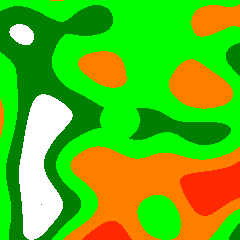

Source code (Python):
import perlin_noise
import pygame as pg

noise = perlin_noise.PerlinNoise(octaves=0.4, seed=4002)
map_dt = [[noise([x / 30.0, y / 30.0]) for x in range(240)] for y in range(240)]
m_min = min(min(d) for d in map_dt)
m_max = max(max(d) for d in map_dt)
surf = pg.Surface((240, 240))

lvs = [(255, 41, 0), (255, 127, 0), (0, 255, 0), (0, 127, 0), (255, 255, 255), (127, 127, 127)]

print(m_min, m_max)

for x in range(240):
    for y in range(240):
        dt = map_dt[x][y]
        dt_norm = (dt - m_min) / (m_max - m_min)
        dt_norm = max(0.0, min(1.0, dt_norm))
        color_idx = int(dt_norm * (len(lvs) - 1))
        color = lvs[color_idx]
        surf.set_at((x, y), color)
pg.draw.circle(surf, (0, 255, 0), (120, 120), 20)

pg.image.save(surf, "map_summon.png")